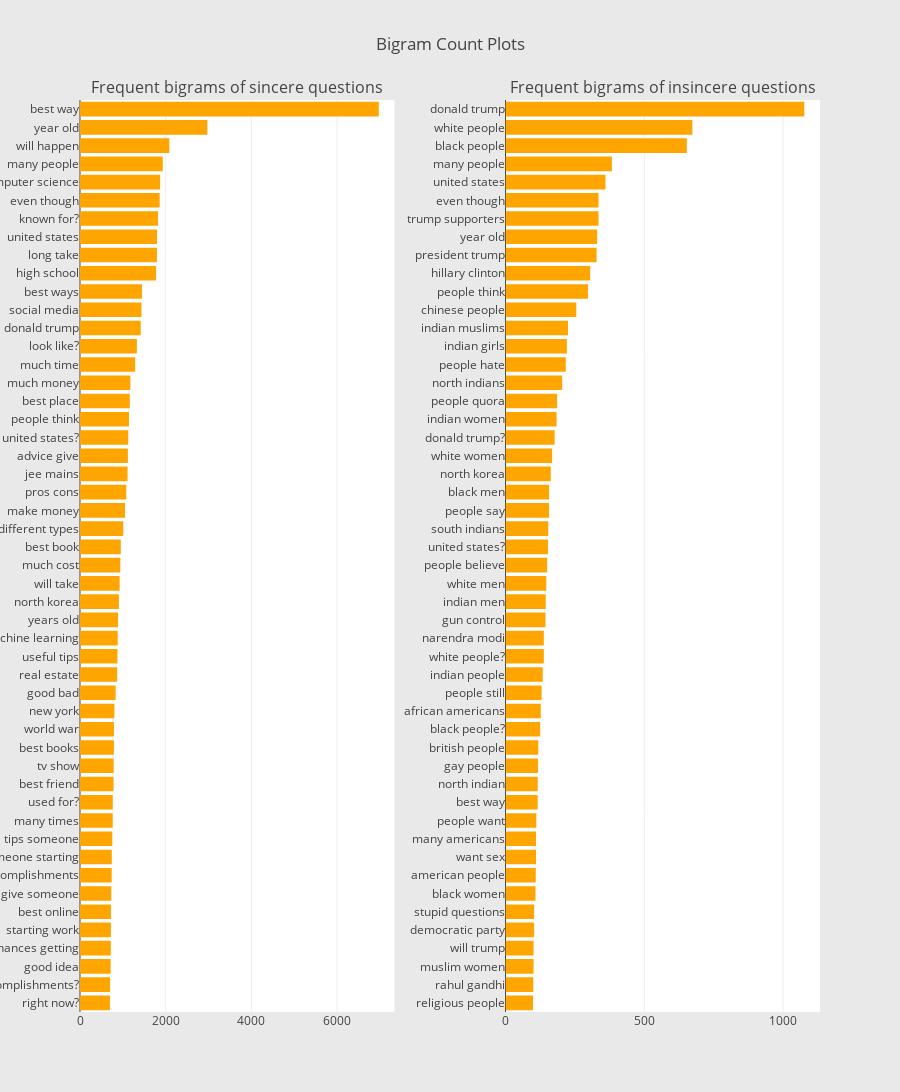

The notebook cell saved with this chart:
### Code cell
freq_dict = defaultdict(int)
for sent in train0_df["question_text"]:
    for word in generate_ngrams(sent,2):
        freq_dict[word] += 1
fd_sorted = pd.DataFrame(sorted(freq_dict.items(), key=lambda x: x[1])[::-1])
fd_sorted.columns = ["word", "wordcount"]
trace0 = horizontal_bar_chart(fd_sorted.head(50), 'orange')


freq_dict = defaultdict(int)
for sent in train1_df["question_text"]:
    for word in generate_ngrams(sent,2):
        freq_dict[word] += 1
fd_sorted = pd.DataFrame(sorted(freq_dict.items(), key=lambda x: x[1])[::-1])
fd_sorted.columns = ["word", "wordcount"]
trace1 = horizontal_bar_chart(fd_sorted.head(50), 'orange')

# Creating two subplots
fig = tools.make_subplots(rows=1, cols=2, vertical_spacing=0.04,horizontal_spacing=0.15,
                          subplot_titles=["Frequent bigrams of sincere questions", 
                                          "Frequent bigrams of insincere questions"])
fig.append_trace(trace0, 1, 1)
fig.append_trace(trace1, 1, 2)
fig['layout'].update(height=1200, width=900, paper_bgcolor='rgb(233,233,233)', title="Bigram Count Plots")
py.iplot(fig, filename='word-plots')

### Figure 1 — Plotly figure (JSON) as saved in the notebook; plotly's stock layout.template omitted (floating-point values rounded to 4 significant figures)
{"data": [{"marker": {"color": "orange"}, "orientation": "h", "showlegend": false, "type": "bar", "uid": "a8107625-83b0-4e40-8056-5ed358126ed2", "x": [699, 702, 716, 719, 721, 722, 730, 740, 742, 754, 764, 765, 783, 786, 792, 793, 803, 832, 868, 873, 880, 887, 908, 925, 941, 952, 1009, 1050, 1080, 1110, 1117, 1126, 1143, 1162, 1176, 1287, 1327, 1417, 1435, 1447, 1775, 1796, 1797, 1822, 1859, 1870, 1931, 2084, 2972, 6973], "xaxis": "x", "y": ["right now?", "major accomplishments?", "good idea", "chances getting", "starting work", "best online", "give someone", "major accomplishments", "someone starting", "tips someone", "many times", "used for?", "best friend", "tv show", "best books", "world war", "new york", "good bad", "real estate", "useful tips", "machine learning", "years old", "north korea", "will take", "much cost", "best book", "different types", "make money", "pros cons", "jee mains", "advice give", "united states?", "people think", "best place", "much money", "much time", "look like?", "donald trump", "social media", "best ways", "high school", "long take", "united states", "known for?", "even though", "computer science", "many people", "will happen", "year old", "best way"], "yaxis": "y"}, {"marker": {"color": "orange"}, "orientation": "h", "showlegend": false, "type": "bar", "uid": "9ffef1ee-ba37-44e5-a007-7c6465fe59f8", "x": [99, 100, 101, 101, 103, 103, 108, 109, 110, 110, 111, 116, 116, 117, 118, 125, 127, 130, 134, 138, 138, 144, 145, 147, 150, 153, 154, 157, 157, 163, 168, 177, 184, 186, 204, 217, 221, 225, 255, 297, 305, 328, 330, 335, 335, 360, 383, 653, 673, 1076], "xaxis": "x2", "y": ["religious people", "rahul gandhi", "muslim women", "will trump", "democratic party", "stupid questions", "black women", "american people", "want sex", "many americans", "people want", "best way", "north indian", "gay people", "british people", "black people?", "african americans", "people still", "indian people", "white people?", "narendra modi", "gun control", "indian men", "white men", "people believe", "united states?", "south indians", "people say", "black men", "north korea", "white women", "donald trump?", "indian women", "people quora", "north indians", "people hate", "indian girls", "indian muslims", "chinese people", "people think", "hillary clinton", "president trump", "year old", "trump supporters", "even though", "united states", "many people", "black people", "white people", "donald trump"], "yaxis": "y2"}], "layout": {"annotations": [{"font": {"size": 16}, "showarrow": false, "text": "Frequent bigrams of sincere questions", "x": 0.2125, "xanchor": "center", "xref": "paper", "y": 1, "yanchor": "bottom", "yref": "paper"}, {"font": {"size": 16}, "showarrow": false, "text": "Frequent bigrams of insincere questions", "x": 0.7875, "xanchor": "center", "xref": "paper", "y": 1, "yanchor": "bottom", "yref": "paper"}], "height": 1200, "paper_bgcolor": "rgb(233,233,233)", "title": "Bigram Count Plots", "width": 900, "xaxis": {"anchor": "y", "domain": [0, 0.425]}, "xaxis2": {"anchor": "y2", "domain": [0.575, 1]}, "yaxis": {"anchor": "x", "domain": [0, 1]}, "yaxis2": {"anchor": "x2", "domain": [0, 1]}}}
